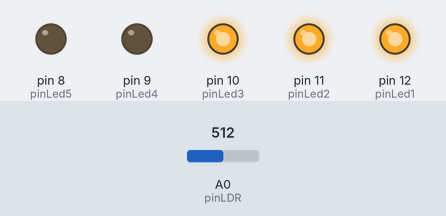
A sketch run on a simulated Arduino Uno, built with avr-gcc and run on an emulated ATmega328P. On the bench: output pins drawn as LEDs (lit = HIGH). The test bench sets the inputs (shaded band); at power-on: A0 (pinLDR) = 512.

Above: at 1.2 s.
1.3 s: A0 (pinLDR) set to 431
2.8 s: A0 (pinLDR) set to 407
At 3.4 s:
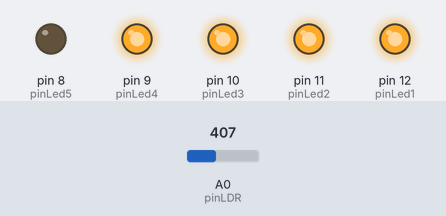
4.3 s: A0 (pinLDR) set to 231
5.8 s: A0 (pinLDR) set to 212
At 6.9 s:
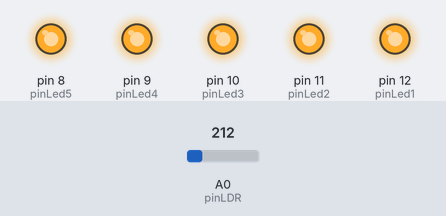
7.3 s: A0 (pinLDR) set to 633
At 8.1 s:
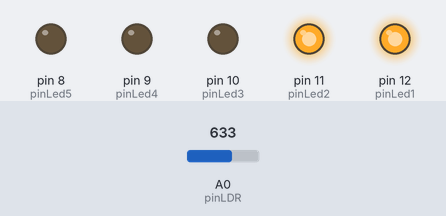
8.8 s: A0 (pinLDR) set to 604
At 9.2 s:
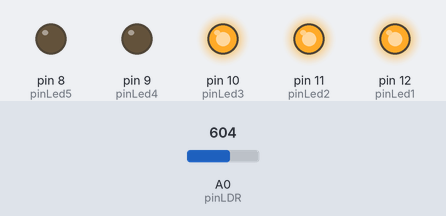
Timing chart, 0 to 11.3 s (numbered marks = the images above; inputs shaded):
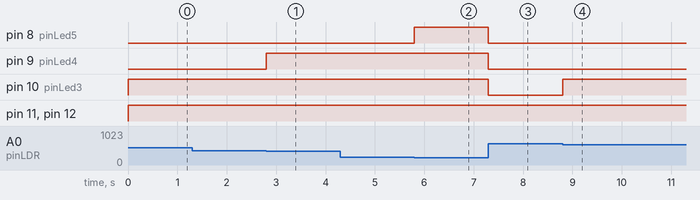

The sketch:

regulador_de_luz.ino
```cpp
/*
Sensor LDR
Conectamos una foto-resistencia a la entrada analógica para controlar cinco salidas
en función de la luz ambiente.
*/
//Aquí almacenamos los datos recogidos del LDR:

int valorLDR = 0;
//Decimos que pines vamos a utilizar para LED
int pinLed1 = 12;
int pinLed2 = 11;
int pinLed3 = 10;
int pinLed4 = 9;
int pinLed5 = 8;
//Y que pin para la LDR
int pinLDR = 0;
void setup(){
  //Establecemos como salida los pines para LED
  pinMode(pinLed1, OUTPUT);
  pinMode(pinLed2, OUTPUT);
  pinMode(pinLed3, OUTPUT);
  pinMode(pinLed4, OUTPUT);
  pinMode(pinLed5, OUTPUT);
  //Le decimos que vamos a usar una referencia externa
  analogReference(EXTERNAL);
}
void loop(){
//Guardamos el valor leido en una variable
  valorLDR = analogRead(pinLDR);
//Y comenzamos las comparaciones:
  if(valorLDR >= 1023){
    digitalWrite(pinLed1, LOW);
    digitalWrite(pinLed2, LOW);
    digitalWrite(pinLed3, LOW);
    digitalWrite(pinLed4, LOW);
    digitalWrite(pinLed5, LOW);
}
  else if((valorLDR >= 823) & (valorLDR < 1023)){
    digitalWrite(pinLed1, HIGH);
    digitalWrite(pinLed2, LOW);
    digitalWrite(pinLed3, LOW);
    digitalWrite(pinLed4, LOW);
    digitalWrite(pinLed5, LOW);
}
  else if((valorLDR >= 623) & (valorLDR < 823)){
    digitalWrite(pinLed1, HIGH);
    digitalWrite(pinLed2, HIGH);
    digitalWrite(pinLed3, LOW);
    digitalWrite(pinLed4, LOW);
    digitalWrite(pinLed5, LOW);
}
  else if((valorLDR >= 423) & (valorLDR < 623)){
    digitalWrite(pinLed1, HIGH);
    digitalWrite(pinLed2, HIGH);
    digitalWrite(pinLed3, HIGH);
    digitalWrite(pinLed4, LOW);
    digitalWrite(pinLed5, LOW);
}
  else if((valorLDR >= 223) & (valorLDR < 423)){
    digitalWrite(pinLed1, HIGH);
    digitalWrite(pinLed2, HIGH);
    digitalWrite(pinLed3, HIGH);
    digitalWrite(pinLed4, HIGH);
    digitalWrite(pinLed5, LOW);
}
  else{
    digitalWrite(pinLed1, HIGH);
    digitalWrite(pinLed2, HIGH);
    digitalWrite(pinLed3, HIGH);
    digitalWrite(pinLed4, HIGH);
    digitalWrite(pinLed5, HIGH);
  }
}
```

Measured:
- the behaviour switches between 423 and 422 on A0 (pinLDR) (found by bisection; images 0 and 1)
- the behaviour switches between 223 and 222 on A0 (pinLDR) (found by bisection; images 1 and 2)
- the behaviour switches between 623 and 622 on A0 (pinLDR) (found by bisection; images 3 and 4)
- after the input at 1.3 s, every drawn part: stays the same
- after the input at 2.8 s, pin 9 (pinLed4): LOW → HIGH at once
- after the input at 4.3 s, every drawn part: stays the same
- after the input at 5.8 s, pin 8 (pinLed5): LOW → HIGH at once
- after the input at 7.3 s, pin 8 (pinLed5), pin 9 (pinLed4), pin 10 (pinLed3): HIGH → LOW at once
- after the input at 8.8 s, pin 10 (pinLed3): LOW → HIGH at once
